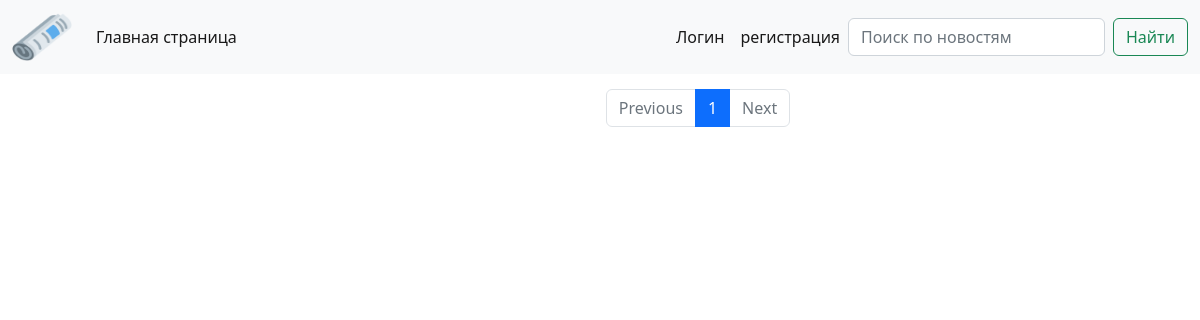
The app's page /categories/1/, older data.
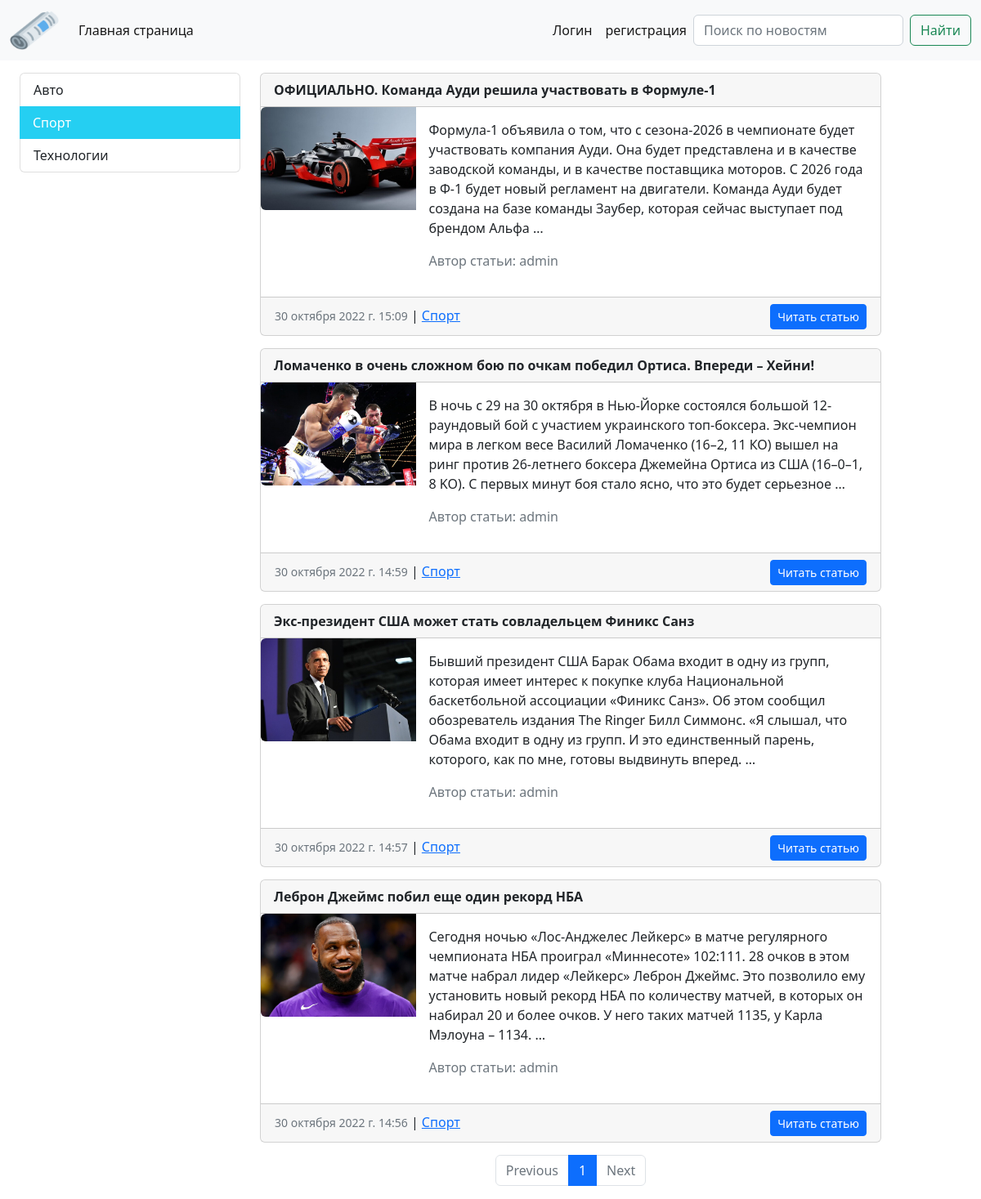
The same page, newer data.
### news/models.py (models this page shows, shortened)
class Category(models.Model):
    name = models.CharField("Категория", max_length=50)
    def __str__(self):
        return self.name
    def get_absolute_url(self):
        return reverse("news_by_category", kwargs={"category_id": self.pk})
    class Meta:
        verbose_name = "Категорию"
        verbose_name_plural = "Категории"
        ordering = ["name"]

class Post(models.Model):
    title = models.CharField("Заголовок", max_length=100)
    article = models.TextField("Статья")
    created_at = models.DateTimeField("Время создания", auto_now_add=True)
    updated_at = models.DateTimeField("Последнее обновление", auto_now=True)
    is_published = models.BooleanField("Опубликовано?", default=False)
    image = models.ImageField("Картинка к новости", upload_to='posts/%Y/%m/%d/', blank=True, null=True)
    author = models.ForeignKey(User, verbose_name="Автор", on_delete=models.CASCADE)
    category = models.ForeignKey("Category", verbose_name="Категория", on_delete=models.CASCADE)
    def get_absolute_url(self):
        return reverse("news_detail", kwargs={"pk": self.pk})
    class Meta:
        verbose_name = "Пост"
        verbose_name_plural = "Посты"
        ordering = ["-updated_at"]

### news/views.py (the view)
# urls.py: path('categories/<int:category_id>/', NewsByCategoryListView.as_view(), name='news_by_category'),
class NewsByCategoryListView(ListView):
    template_name = 'news/news_by_category.html'
    context_object_name = 'posts'
    paginate_by = 4
    def get_queryset(self):
        return Post.objects.filter(category_id=self.kwargs['category_id'], is_published=True).select_related('category', 'author')

### news/templatetags/news_tags.py (called while the page is built)
@register.simple_tag()
def get_categories():
    return Category.objects.filter(post__isnull=False).distinct()

### templates/news/news_by_category.html (shortened to what the changed rows need)
{% extends 'base.html' %}
{% load news_tags %}
{% block content %}
    <div class="container-fluid">
        <div class="row g-0">
            <div class="col-md-3 categories-list">
                <div class="container">
                    <div class="list-group">
                        {% get_categories as cats %}
                        {% for cat in cats %}
                            {% if request.path == cat.get_absolute_url %}
                                <a href="{{ cat.get_absolute_url }}"
                                   class="list-group-item list-group-item-action active"
                                   aria-current="true">{{ cat.name }}</a>
                            {% else %}
                                <a href="{{ cat.get_absolute_url }}"
                                   class="list-group-item list-group-item-action">{{ cat.name }}</a>
                            {% endif %}
                        {% endfor %}
                    </div>
                </div>
            </div>
            <div class="col-md-8">
                {% for post in posts %}
                    <div class="container">
                        <div class="card news-list">
                            <div class="row g-0">
                                <div class="card-header">
                                    <strong>{{ post.title }}</strong>
                                </div>
                                <div class="col-md-3">
                                    {% if post.image %}
                                        <img src="{{ post.image.url }}" class="img-fluid rounded-start" alt="...">
                                    {% else %}
                                        <img src="..." class="img-fluid rounded-start" alt="...">
                                    {% endif %}
                                </div>
                                <div class="col-md-9">
                                    <div class="card-body">
                                        <p class="card-text">{{ post.article|truncatewords:50 }}</p>
                                        <p class="text-muted">Автор статьи: {{ post.author.username }}</p>
                                    </div>
                                </div>
                                <div class="card-footer">
                                    <div class="news-list-footer">
                                        <div class="news-list-footer-upd">
                                            <small class="text-muted">{{ post.updated_at }}</small> | <a
                                                href="{% url 'news_by_category' post.category_id %}">{{ post.category }}</a>
                                        </div>
                                        <div class="news-list-footer-read">
                                            <a href="{{ post.get_absolute_url }}" class="btn btn-sm btn-primary">Читать
                                                статью</a>
                                        </div>
                                    </div>
                                </div>
                            </div>
                        </div>
                    </div>
                {% endfor %}
                <div class="col-md-12">
                    <nav aria-label="...">
                        <ul class="pagination news-pagination">
                            {% for page in paginator.page_range %}
                                {% if page_obj.number == page %}
                                    <li class="page-item active" aria-current="page">
                                        <span class="page-link">{{ page }}</span>
                                    </li>
                                {% elif page >= page_obj.number|add:-2 and page <= page_obj.number|add:2 %}
                                    <li class="page-item"><a class="page-link" href="?page={{ page }}">{{ page }}</a>
                                    </li>
                                {% endif %}
                            {% endfor %}
                        </ul>
                    </nav>
                </div>
            </div>
        </div>
    </div>
{% endblock %}

Row changes from the older to the newer data that the page shows:
now on this page (row unchanged): Category: name "Авто"
now on this page (row unchanged): Category: name "Спорт"
now on this page (row unchanged): Category: name "Технологии"
added Post: title "ОФИЦИАЛЬНО. Команда Ауди решила участвовать в Формуле-1", image (picture), article "Формула-1 объявила о том, что с сезона-2026 в чемпионате будет участвовать компания Ауди. Она будет представлена и в качестве заводской команды, и в качестве поставщика моторов. С 2026 года в Ф-1 будет новый регламент на двигатели. Команда Ауди будет создана на базе команды Заубер, которая сейчас выступает под брендом Альфа …", author.username "admin", updated_at "30 октября 2022 г. 15:09", category "Спорт"
added Post: title "Ломаченко в очень сложном бою по очкам победил Ортиса. Впереди – Хейни!", image (picture), article "В ночь с 29 на 30 октября в Нью-Йорке состоялся большой 12-раундовый бой с участием украинского топ-боксера. Экс-чемпион мира в легком весе Василий Ломаченко (16–2, 11 КО) вышел на ринг против 26-летнего боксера Джемейна Ортиса из США (16–0–1, 8 KO). С первых минут боя стало ясно, что это будет серьезное …", author.username "admin", updated_at "30 октября 2022 г. 14:59", category "Спорт"
added Post: title "Экс-президент США может стать совладельцем Финикс Санз", image (picture), article "Бывший президент США Барак Обама входит в одну из групп, которая имеет интерес к покупке клуба Национальной баскетбольной ассоциации «Финикс Санз». Об этом сообщил обозреватель издания The Ringer Билл Симмонс. «Я слышал, что Обама входит в одну из групп. И это единственный парень, которого, как по мне, готовы выдвинуть вперед. …", author.username "admin", updated_at "30 октября 2022 г. 14:57", category "Спорт"
added Post: title "Леброн Джеймс побил еще один рекорд НБА", image (picture), article "Сегодня ночью «Лос-Анджелес Лейкерс» в матче регулярного чемпионата НБА проиграл «Миннесоте» 102:111. 28 очков в этом матче набрал лидер «Лейкерс» Леброн Джеймс. Это позволило ему установить новый рекорд НБА по количеству матчей, в которых он набирал 20 и более очков. У него таких матчей 1135, у Карла Мэлоуна – 1134. …", author.username "admin", updated_at "30 октября 2022 г. 14:56", category "Спорт"
